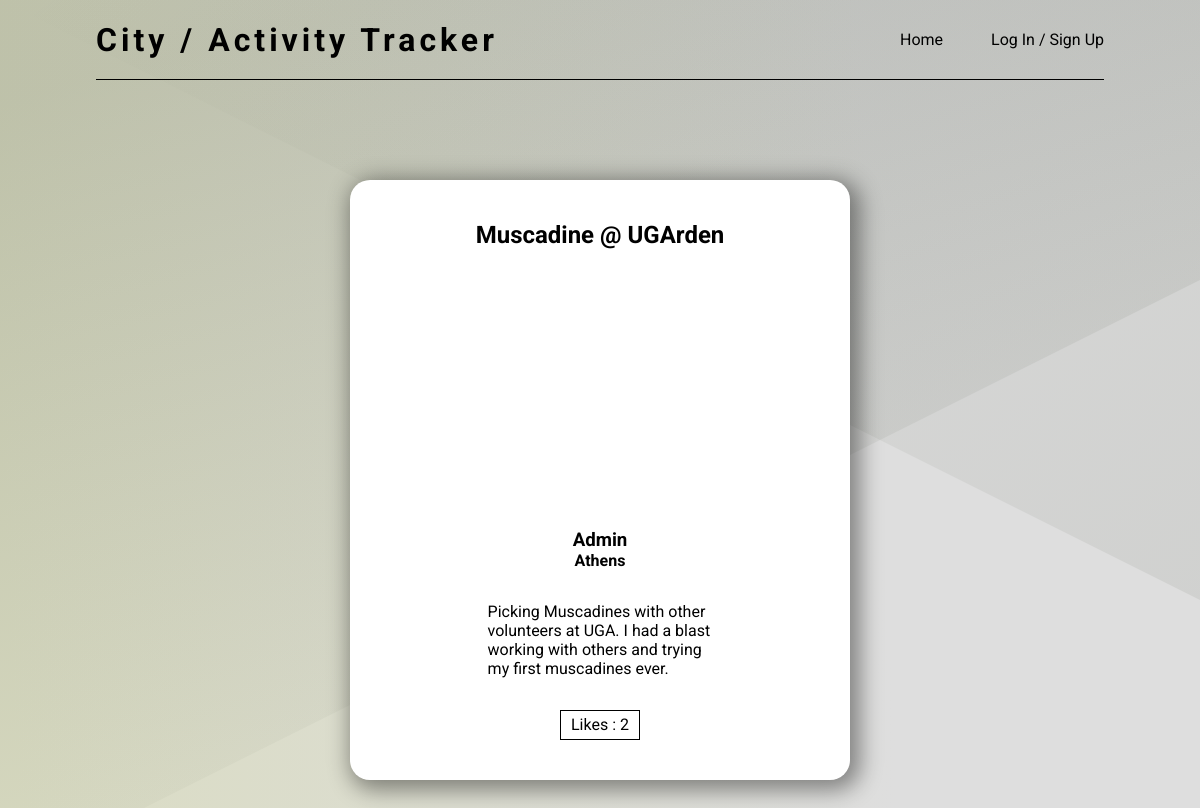
The app's page /pages/post.php?pid=1 with its own data.
### tables this page shows
CREATE TABLE `post` (
  `pid` int(10) NOT NULL,
  `uid` int(11) NOT NULL,
  `lid` int(11) NOT NULL,
  `aid` int(11) NOT NULL,
  `title` varchar(20) NOT NULL,
  `description` varchar(150) NOT NULL,
  `pimg_path` varchar(100) NOT NULL
);

CREATE TABLE `user` (
  `uid` int(11) NOT NULL,
  `username` varchar(20) NOT NULL,
  `password` varchar(20) NOT NULL,
  `actual_name` varchar(15) NOT NULL,
  `bio` varchar(150) NOT NULL,
  `img_path` varchar(100) NOT NULL,
  `lid` int(11) NOT NULL
);

CREATE TABLE `location` (
  `lid` int(11) NOT NULL,
  `city` varchar(10) NOT NULL
);

### php/DBfunctions.php (called while the page is built, shortened)
<?php
    function currentDB() {
        $host = '127.0.0.1';
        $dbname = 'csci4300project';
        $user = 'root';
        $pass = '';
        $conn = mysqli_connect($host, $user, $pass, $dbname);
        return $conn;
    }
    function lidToLocation($lid) {
        $conn = currentDB();
        $query = "select city from location where lid = '{$lid}' limit 1";
        $result = mysqli_query($conn, $query);
        $row = mysqli_fetch_assoc($result);
        $location = $row['city'];
        return $location;
    }
    function getLikes($pid) {
        $conn = currentDB();
        $query = "select count(uid) from postlikes where pid = {$pid}";
        $result = mysqli_query($conn, $query);
        $row = mysqli_fetch_assoc($result);
        $postLikes = intval($row['count(uid)']);
        return $postLikes;
    }
    function verifyUserToPost($pid) {
        $userPostTrue = 0;
        $conn = currentDB();
        $query = "select uid from post where pid = {$pid} limit 1";
        $result = mysqli_query($conn, $query);
        return $userPostTrue;
    }
?>

### php/htmlFunctions.php (the view, shortened to what this page needs)
<?php
    include_once(__DIR__ . '/DBfunctions.php');
    function getActualName($uid) {
        $conn = currentDB();
        $query = "select actual_name from user where uid = {$uid} limit 1";
        $result = mysqli_query($conn, $query);
        $actual_name = mysqli_fetch_assoc($result);
        $actual_name = $actual_name['actual_name'];
        return $actual_name;
    }
    function createPost($pid, $userPostVerify) {
        $postLikes = getLikes($pid);
        $conn = currentDB();
        $query = "SELECT * FROM post where pid = {$pid} limit 1";
        $result = mysqli_query($conn, $query);
        $row = mysqli_fetch_assoc($result);
        $title = $row['title'];
        $username = getActualName($row['uid']);
        $img_path = $row['pimg_path'];
        $description = $row['description'];
        $location = lidToLocation($row['lid']);
        echo "<div class='post-more-card'>
                <div class = 'post-more-information'>
                    <div class ='post-more-activity-name'>
                        <h2> {$title} </h2>
                    </div>
                    <div class = 'post-more-image'>
                        <img src = '{$img_path}' alt='' />
                    </div>
                    <div class='post-more-same-line'>
                        <div class='post-more-user-info'>
                            <h3>{$username}</h3>
                            <h4>{$location}</h4>
                        </div>
                    </div>
                    <p class ='post-more-description'>
                    {$description}
                    </p>";
            echo "<span class='likeBox'> Likes : {$postLikes}</span>
                </div>
            </div>";
    }
?>

### style.css (style rules this page uses)
* { margin: 0; padding: 0; box-sizing: border-box; font-family: "Roboto", sans-serif; }
body { background-color: #dedede; background-attachment: fixed; background-size: cover; overflow: hidden; }
.post-more-card { display: flex; justify-content: center; align-items: center; flex-direction: column; width: 500px; height: 600px; border-radius: 20px; background-color: white; -webkit-box-shadow: 5px 5px 22px 5px rgba(0, 0, 0, 0.42); box-shadow: 5px 5px 22px 5px rgba(0, 0, 0, 0.42); }
.post-more-image { height: 200px; width: 275px; margin-bottom: 3em; }
.post-more-information { width: 100%; height: 100%; margin: 2em; padding: 2em; display: flex; align-items: center; flex-direction: column; }
.post-more-activity-name { text-align: center; margin-bottom: 2em; }
.post-more-description { margin: 2em 0; width: 25ch; }
.post-more-user-info { text-align: center; }
.post-more-same-line { display: flex; flex-direction: row; align-items: center; justify-content: space-evenly; gap: 2em; }
.likeBox { width: 80px; height: 30px; display: flex; align-items: center; justify-content: center; border: 1px solid black; padding: 5px; }

### records on screen
post: title "Muscadine @ UGArden", uid.actual_name "Admin", lid.city "Athens", description "Picking Muscadines with other volunteers at UGA. I had a blast working with others and trying my first muscadines ever."

### other values on screen
$postLikes "2"
